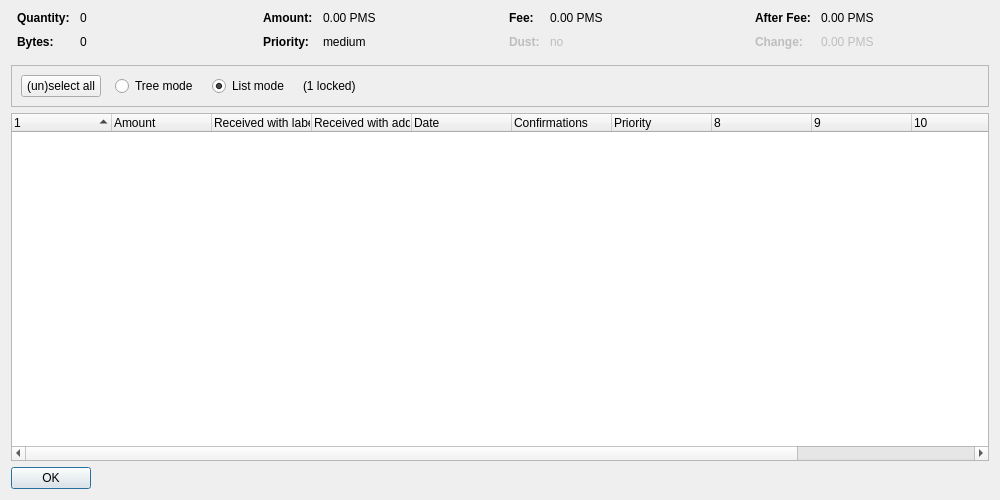
<?xml version="1.0" encoding="UTF-8"?>
<ui version="4.0">
 <class>CoinControlDialog</class>
 <widget class="QDialog" name="CoinControlDialog">
  <property name="geometry">
   <rect>
    <x>0</x>
    <y>0</y>
    <width>1000</width>
    <height>500</height>
   </rect>
  </property>
  <property name="windowTitle">
   <string>Coin Selection</string>
  </property>
  <layout class="QVBoxLayout" name="verticalLayout">
   <item>
    <layout class="QHBoxLayout" name="horizontalLayoutTop" stretch="0,0,0,0">
     <property name="topMargin">
      <number>0</number>
     </property>
     <property name="bottomMargin">
      <number>10</number>
     </property>
     <item>
      <layout class="QFormLayout" name="formLayoutCoinControl1">
       <property name="horizontalSpacing">
        <number>10</number>
       </property>
       <property name="verticalSpacing">
        <number>10</number>
       </property>
       <property name="leftMargin">
        <number>6</number>
       </property>
       <property name="rightMargin">
        <number>6</number>
       </property>
       <item row="0" column="0">
        <widget class="QLabel" name="labelCoinControlQuantityText">
         <property name="font">
          <font>
           <weight>75</weight>
           <bold>true</bold>
          </font>
         </property>
         <property name="text">
          <string>Quantity:</string>
         </property>
        </widget>
       </item>
       <item row="0" column="1">
        <widget class="QLabel" name="labelCoinControlQuantity">
         <property name="cursor">
          <cursorShape>IBeamCursor</cursorShape>
         </property>
         <property name="contextMenuPolicy">
          <enum>Qt::ActionsContextMenu</enum>
         </property>
         <property name="text">
          <string notr="true">0</string>
         </property>
         <property name="textInteractionFlags">
          <set>Qt::LinksAccessibleByMouse|Qt::TextSelectableByKeyboard|Qt::TextSelectableByMouse</set>
         </property>
        </widget>
       </item>
       <item row="1" column="0">
        <widget class="QLabel" name="labelCoinControlBytesText">
         <property name="font">
          <font>
           <weight>75</weight>
           <bold>true</bold>
          </font>
         </property>
         <property name="text">
          <string>Bytes:</string>
         </property>
        </widget>
       </item>
       <item row="1" column="1">
        <widget class="QLabel" name="labelCoinControlBytes">
         <property name="cursor">
          <cursorShape>IBeamCursor</cursorShape>
         </property>
         <property name="contextMenuPolicy">
          <enum>Qt::ActionsContextMenu</enum>
         </property>
         <property name="text">
          <string notr="true">0</string>
         </property>
         <property name="textInteractionFlags">
          <set>Qt::LinksAccessibleByMouse|Qt::TextSelectableByKeyboard|Qt::TextSelectableByMouse</set>
         </property>
        </widget>
       </item>
      </layout>
     </item>
     <item>
      <layout class="QFormLayout" name="formLayoutCoinControl2">
       <property name="horizontalSpacing">
        <number>10</number>
       </property>
       <property name="verticalSpacing">
        <number>10</number>
       </property>
       <property name="leftMargin">
        <number>6</number>
       </property>
       <property name="rightMargin">
        <number>6</number>
       </property>
       <item row="0" column="0">
        <widget class="QLabel" name="labelCoinControlAmountText">
         <property name="font">
          <font>
           <weight>75</weight>
           <bold>true</bold>
          </font>
         </property>
         <property name="text">
          <string>Amount:</string>
         </property>
        </widget>
       </item>
       <item row="0" column="1">
        <widget class="QLabel" name="labelCoinControlAmount">
         <property name="cursor">
          <cursorShape>IBeamCursor</cursorShape>
         </property>
         <property name="contextMenuPolicy">
          <enum>Qt::ActionsContextMenu</enum>
         </property>
         <property name="text">
          <string notr="true">0.00 PMS</string>
         </property>
         <property name="textInteractionFlags">
          <set>Qt::LinksAccessibleByMouse|Qt::TextSelectableByKeyboard|Qt::TextSelectableByMouse</set>
         </property>
        </widget>
       </item>
       <item row="1" column="0">
        <widget class="QLabel" name="labelCoinControlPriorityText">
         <property name="font">
          <font>
           <weight>75</weight>
           <bold>true</bold>
          </font>
         </property>
         <property name="text">
          <string>Priority:</string>
         </property>
        </widget>
       </item>
       <item row="1" column="1">
        <widget class="QLabel" name="labelCoinControlPriority">
         <property name="cursor">
          <cursorShape>IBeamCursor</cursorShape>
         </property>
         <property name="contextMenuPolicy">
          <enum>Qt::ActionsContextMenu</enum>
         </property>
         <property name="text">
          <string notr="true">medium</string>
         </property>
         <property name="textInteractionFlags">
          <set>Qt::LinksAccessibleByMouse|Qt::TextSelectableByKeyboard|Qt::TextSelectableByMouse</set>
         </property>
        </widget>
       </item>
      </layout>
     </item>
     <item>
      <layout class="QFormLayout" name="formLayoutCoinControl3">
       <property name="horizontalSpacing">
        <number>10</number>
       </property>
       <property name="verticalSpacing">
        <number>10</number>
       </property>
       <property name="leftMargin">
        <number>6</number>
       </property>
       <property name="rightMargin">
        <number>6</number>
       </property>
       <item row="0" column="0">
        <widget class="QLabel" name="labelCoinControlFeeText">
         <property name="font">
          <font>
           <weight>75</weight>
           <bold>true</bold>
          </font>
         </property>
         <property name="text">
          <string>Fee:</string>
         </property>
        </widget>
       </item>
       <item row="0" column="1">
        <widget class="QLabel" name="labelCoinControlFee">
         <property name="cursor">
          <cursorShape>IBeamCursor</cursorShape>
         </property>
         <property name="contextMenuPolicy">
          <enum>Qt::ActionsContextMenu</enum>
         </property>
         <property name="text">
          <string notr="true">0.00 PMS</string>
         </property>
         <property name="textInteractionFlags">
          <set>Qt::LinksAccessibleByMouse|Qt::TextSelectableByKeyboard|Qt::TextSelectableByMouse</set>
         </property>
        </widget>
       </item>
       <item row="1" column="0">
        <widget class="QLabel" name="labelCoinControlLowOutputText">
         <property name="enabled">
          <bool>false</bool>
         </property>
         <property name="font">
          <font>
           <weight>75</weight>
           <bold>true</bold>
          </font>
         </property>
         <property name="text">
          <string>Dust:</string>
         </property>
        </widget>
       </item>
       <item row="1" column="1">
        <widget class="QLabel" name="labelCoinControlLowOutput">
         <property name="enabled">
          <bool>false</bool>
         </property>
         <property name="cursor">
          <cursorShape>IBeamCursor</cursorShape>
         </property>
         <property name="contextMenuPolicy">
          <enum>Qt::ActionsContextMenu</enum>
         </property>
         <property name="text">
          <string notr="true">no</string>
         </property>
         <property name="textInteractionFlags">
          <set>Qt::LinksAccessibleByMouse|Qt::TextSelectableByKeyboard|Qt::TextSelectableByMouse</set>
         </property>
        </widget>
       </item>
      </layout>
     </item>
     <item>
      <layout class="QFormLayout" name="formLayoutCoinControl4">
       <property name="horizontalSpacing">
        <number>10</number>
       </property>
       <property name="verticalSpacing">
        <number>10</number>
       </property>
       <property name="leftMargin">
        <number>6</number>
       </property>
       <property name="rightMargin">
        <number>6</number>
       </property>
       <item row="0" column="0">
        <widget class="QLabel" name="labelCoinControlAfterFeeText">
         <property name="font">
          <font>
           <weight>75</weight>
           <bold>true</bold>
          </font>
         </property>
         <property name="text">
          <string>After Fee:</string>
         </property>
        </widget>
       </item>
       <item row="0" column="1">
        <widget class="QLabel" name="labelCoinControlAfterFee">
         <property name="cursor">
          <cursorShape>IBeamCursor</cursorShape>
         </property>
         <property name="contextMenuPolicy">
          <enum>Qt::ActionsContextMenu</enum>
         </property>
         <property name="text">
          <string notr="true">0.00 PMS</string>
         </property>
         <property name="textInteractionFlags">
          <set>Qt::LinksAccessibleByMouse|Qt::TextSelectableByKeyboard|Qt::TextSelectableByMouse</set>
         </property>
        </widget>
       </item>
       <item row="1" column="0">
        <widget class="QLabel" name="labelCoinControlChangeText">
         <property name="enabled">
          <bool>false</bool>
         </property>
         <property name="font">
          <font>
           <weight>75</weight>
           <bold>true</bold>
          </font>
         </property>
         <property name="text">
          <string>Change:</string>
         </property>
        </widget>
       </item>
       <item row="1" column="1">
        <widget class="QLabel" name="labelCoinControlChange">
         <property name="enabled">
          <bool>false</bool>
         </property>
         <property name="cursor">
          <cursorShape>IBeamCursor</cursorShape>
         </property>
         <property name="contextMenuPolicy">
          <enum>Qt::ActionsContextMenu</enum>
         </property>
         <property name="text">
          <string notr="true">0.00 PMS</string>
         </property>
         <property name="textInteractionFlags">
          <set>Qt::LinksAccessibleByMouse|Qt::TextSelectableByKeyboard|Qt::TextSelectableByMouse</set>
         </property>
        </widget>
       </item>
      </layout>
     </item>
    </layout>
   </item>
   <item>
    <widget class="QFrame" name="frame">
     <property name="minimumSize">
      <size>
       <width>0</width>
       <height>40</height>
      </size>
     </property>
     <property name="frameShape">
      <enum>QFrame::StyledPanel</enum>
     </property>
     <property name="frameShadow">
      <enum>QFrame::Sunken</enum>
     </property>
     <layout class="QHBoxLayout" name="horizontalLayout">
      <item>
       <layout class="QHBoxLayout" name="horizontalLayoutPanel" stretch="0,0,0,0,0">
        <property name="spacing">
         <number>14</number>
        </property>
        <item>
         <widget class="QPushButton" name="pushButtonSelectAll">
          <property name="sizePolicy">
           <sizepolicy hsizetype="Maximum" vsizetype="Fixed">
            <horstretch>0</horstretch>
            <verstretch>0</verstretch>
           </sizepolicy>
          </property>
          <property name="text">
           <string>(un)select all</string>
          </property>
          <property name="autoDefault">
           <bool>false</bool>
          </property>
         </widget>
        </item>
        <item>
         <widget class="QRadioButton" name="radioTreeMode">
          <property name="sizePolicy">
           <sizepolicy hsizetype="Maximum" vsizetype="Fixed">
            <horstretch>0</horstretch>
            <verstretch>0</verstretch>
           </sizepolicy>
          </property>
          <property name="text">
           <string>Tree mode</string>
          </property>
         </widget>
        </item>
        <item>
         <widget class="QRadioButton" name="radioListMode">
          <property name="sizePolicy">
           <sizepolicy hsizetype="Maximum" vsizetype="Fixed">
            <horstretch>0</horstretch>
            <verstretch>0</verstretch>
           </sizepolicy>
          </property>
          <property name="text">
           <string>List mode</string>
          </property>
          <property name="checked">
           <bool>true</bool>
          </property>
         </widget>
        </item>
        <item>
         <widget class="QLabel" name="labelLocked">
          <property name="text">
           <string notr="true">(1 locked)</string>
          </property>
         </widget>
        </item>
        <item>
         <spacer name="horizontalSpacer">
          <property name="orientation">
           <enum>Qt::Horizontal</enum>
          </property>
          <property name="sizeHint" stdset="0">
           <size>
            <width>40</width>
            <height>20</height>
           </size>
          </property>
         </spacer>
        </item>
       </layout>
      </item>
     </layout>
    </widget>
   </item>
   <item>
    <widget class="CoinControlTreeWidget" name="treeWidget">
     <property name="contextMenuPolicy">
      <enum>Qt::CustomContextMenu</enum>
     </property>
     <property name="sortingEnabled">
      <bool>false</bool>
     </property>
     <property name="columnCount">
      <number>12</number>
     </property>
     <attribute name="headerShowSortIndicator" stdset="0">
      <bool>true</bool>
     </attribute>
     <attribute name="headerStretchLastSection">
      <bool>false</bool>
     </attribute>
     <column>
      <property name="text">
       <string/>
      </property>
     </column>
     <column>
      <property name="text">
       <string>Amount</string>
      </property>
     </column>
     <column>
      <property name="text">
       <string>Received with label</string>
      </property>
     </column>
     <column>
      <property name="text">
       <string>Received with address</string>
      </property>
     </column>
     <column>
      <property name="text">
       <string>Date</string>
      </property>
     </column>
     <column>
      <property name="text">
       <string>Confirmations</string>
      </property>
      <property name="toolTip">
       <string>Confirmed</string>
      </property>
     </column>
     <column>
      <property name="text">
       <string>Priority</string>
      </property>
     </column>
     <column>
      <property name="text">
       <string/>
      </property>
     </column>
     <column>
      <property name="text">
       <string/>
      </property>
     </column>
     <column>
      <property name="text">
       <string/>
      </property>
     </column>
     <column>
      <property name="text">
       <string/>
      </property>
     </column>
     <column>
      <property name="text">
       <string/>
      </property>
     </column>
    </widget>
   </item>
   <item>
    <widget class="QDialogButtonBox" name="buttonBox">
     <property name="sizePolicy">
      <sizepolicy hsizetype="Maximum" vsizetype="Fixed">
       <horstretch>0</horstretch>
       <verstretch>0</verstretch>
      </sizepolicy>
     </property>
     <property name="orientation">
      <enum>Qt::Horizontal</enum>
     </property>
     <property name="standardButtons">
      <set>QDialogButtonBox::Ok</set>
     </property>
    </widget>
   </item>
  </layout>
 </widget>
 <customwidgets>
  <customwidget>
   <class>CoinControlTreeWidget</class>
   <extends>QTreeWidget</extends>
   <header>coincontroltreewidget.h</header>
  </customwidget>
 </customwidgets>
 <resources/>
 <connections/>
</ui>
